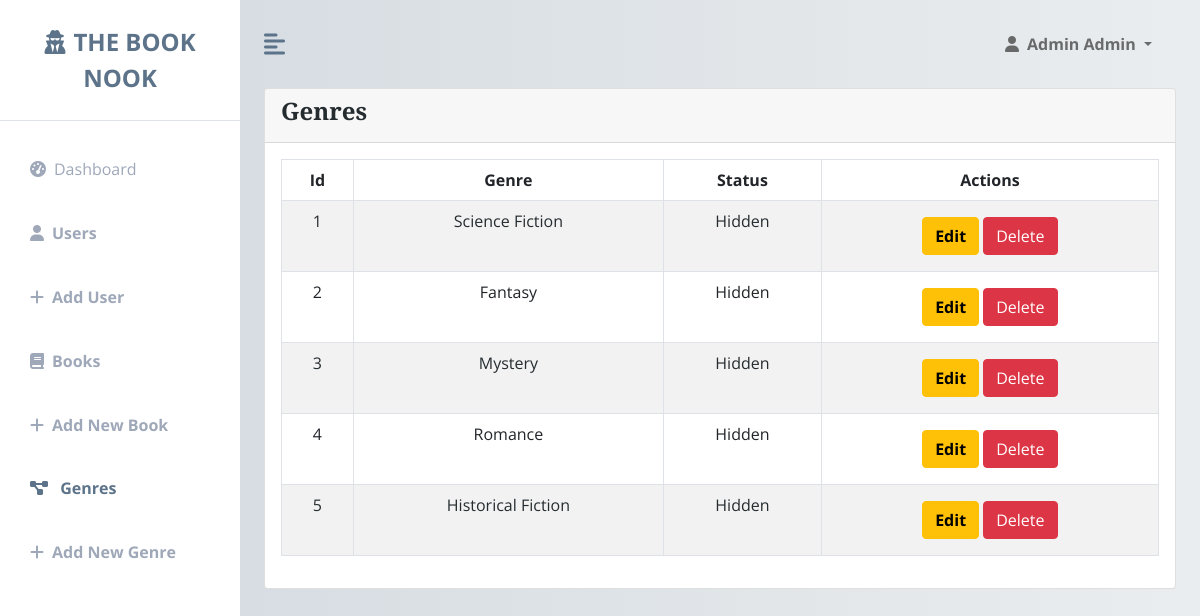
Screenshot of /admin/show-genres.php (signed in) with the database file from the repository.
### tables this page shows
CREATE TABLE `genres` (
  `id` int(11) NOT NULL,
  `name` varchar(100) NOT NULL,
  `description` text DEFAULT NULL,
  `status` varchar(50) NOT NULL,
  `popular` tinyint(1) NOT NULL,
  `image` varchar(255) DEFAULT NULL
);

### admin/controllers/admin-controller.php (called while the page is built, shortened)
<?php
include $baseUrl . '../config/db_connect.php';
function getAll($table)
{
    global $connect;
    $sql = "SELECT * FROM $table";
    return mysqli_query($connect, $sql);
}

### admin/show-genres.php (the view, shortened to what this page needs)
<?php
$genres = getAll('genres');
$tbody = '';
if (mysqli_num_rows($genres)  > 0) {
    foreach ($genres as $genre) {
        $tbody .= "
        <tr class= 'text-center'>
            <td>{$genre['id']}</td>
            <td>{$genre['name']}</td>
            <td>" . ($genre['status'] == '1' ? 'Visible' : 'Hidden') . "</td>
            <td>
            <form action='genres/actions.php' method='POST'>
                <a href='genres/update-genre.php?id={$genre['id']}' class='btn btn-warning  my-2 fw-bold'>Edit</a>
                <input type='hidden' name='id' value={$genre['id']}>
                <button type='submit' class='btn btn-danger' name='delete-genre'>Delete</button>
            </form>
            </td>
        </tr>";
    }
} else {
    $tbody =  "<tr><div class='text-center h3'>No Data Available! </div></tr>";
}
?>
<?php include('components/header.php'); ?>
<div class="container">
    <div class="row">
        <div class="col-md-12">
            <div class="card">
                <div class="card-header">
                    <h4>
                        Genres
                    </h4>
                </div>
                <div class="card-body">
                    <table class="table table-bordered table-striped">
                        <thead>
                            <tr class='text-center'>
                                <th>Id</th>
                                <th>Genre</th>
                                <th>Status</th>
                                <th>Actions</th>
                            </tr>
                        </thead>
                        <tbody>
                            <?= $tbody ?>
                        </tbody>
                    </table>
                </div>
            </div>
        </div>
    </div>
</div>
<?php include('components/footer.php'); ?>

### admin/assets/css/dashboard.css (style rules this page uses)
:root { --main-bg-color: #3a4a58; --main-text-color: #5c738a; --second-text-color: #9fa8b9; --second-bg-color: #e1e6eb; }

### rows the page displays
genres: id "1", name "Science Fiction", status "Hidden"
genres: id "2", name "Fantasy", status "Hidden"
genres: id "3", name "Mystery", status "Hidden"
genres: id "4", name "Romance", status "Hidden"
genres: id "5", name "Historical Fiction", status "Hidden"

### other values shown
$_SESSION['fullName'] "Admin Admin"
